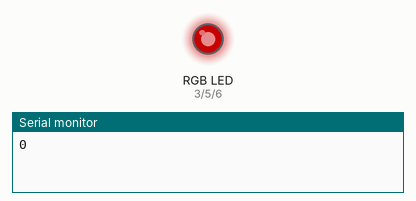
Bench run of a sketch on a simulated Arduino Nano, built with avr-gcc and run on an emulated ATmega328P. On the bench: an RGB LED mixed from three pins (HIGH = lit), the last lines printed to the serial monitor. Dim RGB values are drawn brighter than linear; the local clock reads 2024-03-15 10:24:30 at power-on unless the sketch sets it.

Above: at 0.1 s.
At 63.1 s:
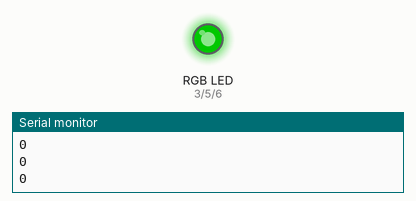
At 127.1 s:
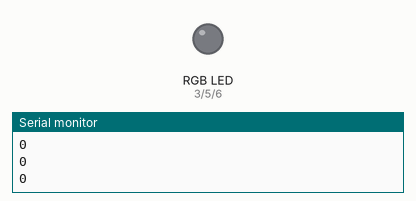
Timing chart, 0 to 128.6 s (numbered marks = the images above):
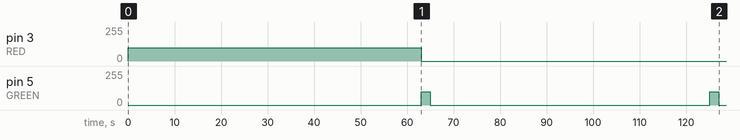

Measured:
- by itself, pin 3 (RED): 100/255 → 0/255 at 63.0 s
- by itself, pin 5 (GREEN): alternates 100/255 for 2.0 s and 0/255 for 60.0 s

The sketch:

nano_on_solar.ino
```cpp
/*
 * Lets see if we can run a nano with a blinking light
 * powered by a mini 3.7v li-ion, charged with a solar cell,
 * without interuption.
 *
 *
 * Nano problems btw..If your device can not recognize it,
 * you simply need to install the driver for the CH340G,
 * you can find the driver
 * here: https://sparks.gogo.co.nz/ch340.html
 */

#define DEBUG_ON true

/*
 * Using DS1302 Real Time Clock(RTC)
 *
 * * looking at the DS3102, holding pins to left, battery to the right
 * * CONNECTIONS for nano
 * VCC -> 3.3v - 5v
 * GND -> GND
 * CLK -> PIN 3
 * DAT -> PIN 2
 * RST -> PIN 4
 *
 */

int CLK_SCLK=3;
int IO_DAT=2;
int RST_CE=4;


#include <RTClib.h>

/* Init rtc object
   DS1302 rtc;
   DS1302 rtc(ce_pin, sck_pin, io_pin);

 * CLK -> PIN 3
 * DAT -> PIN 2
 * RST -> PIN 4
*/
DS1302 rtc(4,3,2);

// buffer for DateTime.tostr
char buf[20];

// Using 4 pin RGB LED with common Cathode
#define BLUE 6 // was 3
#define GREEN 5
#define RED 3 // was 6
unsigned long current_time;
int blink_interval = 60;

void setup() {
  // put your setup code here, to run once:
  if (DEBUG_ON) {
    Serial.begin(9600);
  }

  pinMode(RED, OUTPUT);
  pinMode(GREEN, OUTPUT);
  pinMode(BLUE,OUTPUT);

  current_time = millis();
  setColor(100, 0, 0); // RED

  rtc.begin();
  rtc.adjust(DateTime(2023, 2, 28, 0, 24, 0));

}

void loop() {
  unsigned long loop_time = millis();
  unsigned long milliseconds_passed;
  unsigned long seconds_passed;

  milliseconds_passed = loop_time - current_time;
  seconds_passed = milliseconds_passed/1000;
  if (seconds_passed > blink_interval) {
    setColor(0, 100, 0); // Green
    delay(2000);
    setColor(0, 0, 0); // off
    current_time = loop_time;
  }

  if (DEBUG_ON) {
    DateTime now = rtc.now();

    Serial.println(now.tostr(buf));

    delay(3000);
  }
}

void setColor(int red, int green, int blue)
{
  analogWrite(RED, red);
  analogWrite(GREEN, green);
  analogWrite(BLUE, blue);
}
```
